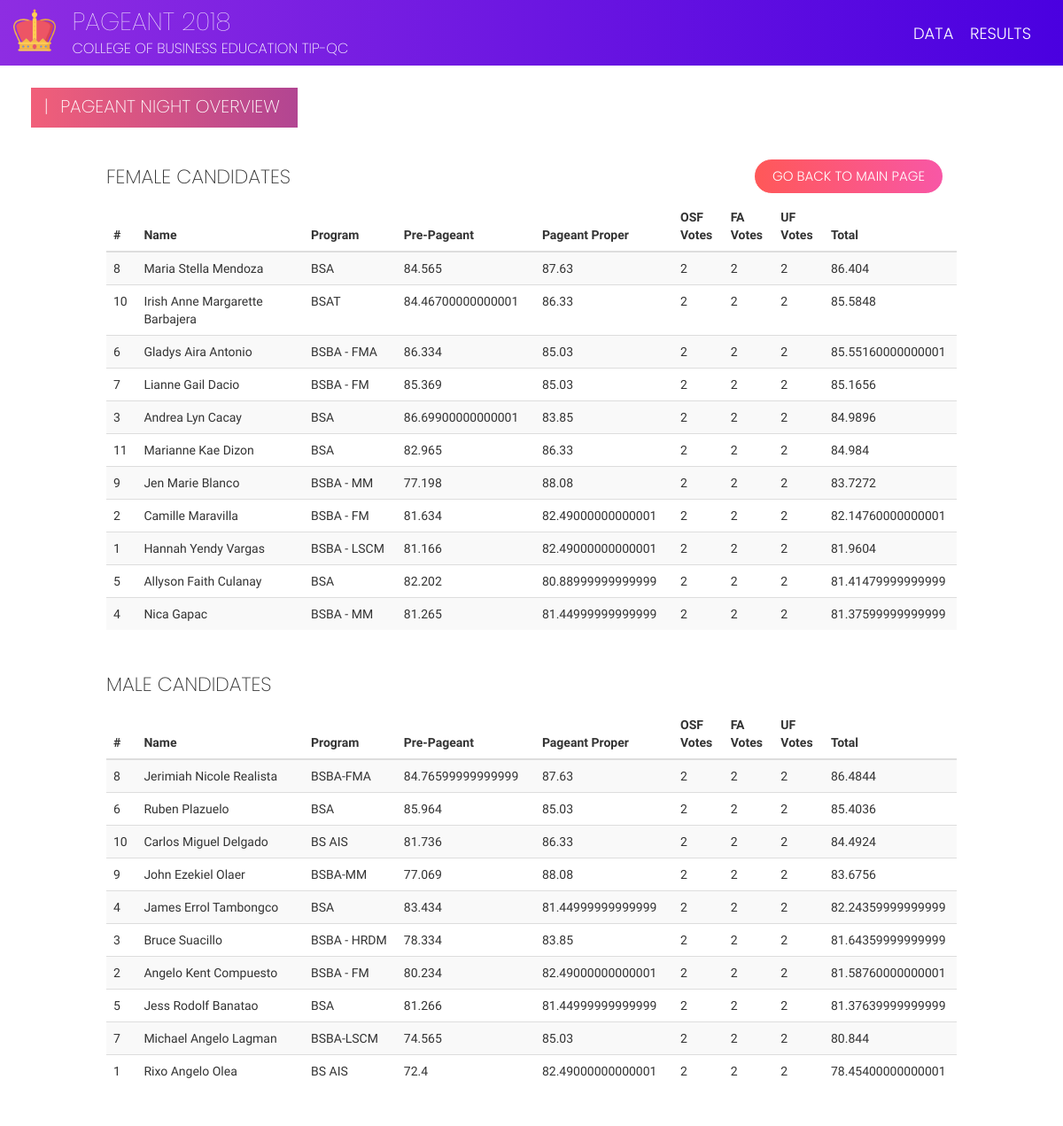
The app's page /candidates/pageant_night_overview/ (signed in) with its own data.
### candidates/models.py (models this page shows, shortened)
class PageantNight(models.Model):
    candidate = models.OneToOneField(Candidate, on_delete=models.CASCADE)
    pre_pageant = models.FloatField(validators=[MaxValueValidator(100), MinValueValidator(0)])
    pageant_proper = models.FloatField(validators=[MaxValueValidator(100), MinValueValidator(0)])
    total = models.FloatField(validators=[MaxValueValidator(100), MinValueValidator(0)])
    old_street_fashion_votes = models.IntegerField(default=0)
    uniform_votes = models.IntegerField(default=0)
    formal_attire_votes = models.IntegerField(default=0)

class Candidate(models.Model):
    idx = models.IntegerField(null=True)
    picture = models.ImageField(default="default.png")
    first_name = models.CharField(max_length=50)
    last_name = models.CharField(max_length=50)
    program = models.CharField(max_length=50)
    sex = models.CharField(max_length=8, choices=(('Male', 'Male'), ('Female', 'Female')))
    order = models.IntegerField(null=True)
    class Meta:
        ordering = ('idx', 'sex')

### candidates/views.py (the view)
# urls.py: path('pageant_night_overview/', views.pageant_night_overview, name='pageant_night_overview'),
@login_required(login_url='admin:login')
def pageant_night_overview(request):
    data = PageantNight.objects.all().order_by('-total')
    return render(request, 'candidates/pageant_night_overview.html', {'data': data})

### candidates/templates/candidates/pageant_night_overview.html
{% extends 'add.html' %}
{% load static %}
{% block form %}
<link href="{% static 'css/add.css' %}" rel="stylesheet"/>
<div class="page-label-box">
    <h2 class="page-label">|<span style="padding-right: 8px;">  </span>Pageant Night Overview</h2>
</div>
<a id="btn-transact" class="btn btn-x btn-t-x" href="{% url 'candidates:index' %}">Go Back To Main Page</a>
<div class="row" id="table-content">
    <h3 class="table-label-x">Female Candidates</h3>
    <table class="table table-striped">
        <thead>
        <tr>
            <th scope="col" style="width: 3%;">#</th>
            <th scope="col" style="width: 18%;">Name</th>
            <th scope="col" style="width: 10%;">Program</th>
            <th scope="col" style="width: 12%;">Pre-Pageant</th>
            <th scope="col" style="width: 12%;">Pageant Proper</th>
            <th scope="col" style="width: 5%;">OSF Votes</th>
            <th scope="col" style="width: 5%;">FA Votes</th>
            <th scope="col" style="width: 5%;">UF Votes</th>
            <th scope="col" style="width: 5%;">Total</th>
        </tr>
        </thead>
        <tbody>
        {% for each in data %}
        {% if each.candidate.sex == 'Female' %}
        <tr>
            <th scope="row">{{ each.candidate.idx }}</th>
            <td>{{ each.candidate.first_name }}<span> </span>{{ each.candidate.last_name }}</td>
            <td>{{ each.candidate.program }}</td>
            <td>{{ each.pre_pageant }}</td>
            <td>{{ each.pageant_proper }}</td>
            <td>{{ each.old_street_fashion_votes }}</td>
            <td>{{ each.uniform_votes }}</td>
            <td>{{ each.formal_attire_votes }}</td>
            <td>{{ each.total }}</td>
        </tr>
        {% endif %}
        {% endfor %}
        </tbody>
    </table>
    <h3 class="table-label-x table-label-male">Male Candidates</h3>
    <table class="table table-striped">
        <thead>
        <tr>
            <th scope="col" style="width: 3%;">#</th>
            <th scope="col" style="width: 18%;">Name</th>
            <th scope="col" style="width: 10%;">Program</th>
            <th scope="col" style="width: 12%;">Pre-Pageant</th>
            <th scope="col" style="width: 12%;">Pageant Proper</th>
            <th scope="col" style="width: 5%;">OSF Votes</th>
            <th scope="col" style="width: 5%;">FA Votes</th>
            <th scope="col" style="width: 5%;">UF Votes</th>
            <th scope="col" style="width: 5%;">Total</th>
        </tr>
        </thead>
        <tbody>
        {% for each in data %}
        {% if each.candidate.sex == 'Male' %}
        <tr>
            <th scope="row">{{ each.candidate.idx }}</th>
            <td>{{ each.candidate.first_name }}<span> </span>{{ each.candidate.last_name }}</td>
            <td>{{ each.candidate.program }}</td>
            <td>{{ each.pre_pageant }}</td>
            <td>{{ each.pageant_proper }}</td>
            <td>{{ each.old_street_fashion_votes }}</td>
            <td>{{ each.uniform_votes }}</td>
            <td>{{ each.formal_attire_votes }}</td>
            <td>{{ each.total }}</td>
        </tr>
        {% endif %}
        {% endfor %}
        </tbody>
    </table>
</div>
{% endblock %}

### staticfiles/css/base.css (style rules this page uses)
p, td, a, .btn-x { font-family: "Raleway", -apple-system, BlinkMacSystemFont, "Segoe UI", Roboto, "Helvetica Neue", Arial, sans-serif; font-weight: 300; }
.btn-x { text-transform: uppercase; border-radius: 0; }
table tbody tr th, table tbody tr td { font-size: 14px; font-weight: 400; }
h1, h2, h3, h4, h5, h6 { font-weight: 200; font-family: "Poppins", -apple-system, BlinkMacSystemFont, "Segoe UI", Roboto, "Helvetica Neue", Arial, sans-serif; }
.table-label-male { margin-top: 50px; }
.page-label { text-transform: uppercase; padding-left: 15px; margin-top: 10px; padding-right: 20px; font-size: 20px; font-weight: 200; color: white; }
.table-label-x { margin-bottom: 15px; text-transform: uppercase; font-size: 22px; }
.page-label-box { background: #B24592; background: -webkit-linear-gradient(to right, #F15F79, #B24592); background: linear-gradient(to right, #F15F79, #B24592); display: inline-block; margin-left: 20px; height: 45px; margin-top: 25px; }
body { font-family: "Raleway", -apple-system, BlinkMacSystemFont, "Segoe UI", Roboto, "Helvetica Neue", Arial, sans-serif; font-weight: 400; }
.btn-x { margin-top: 15px; margin-left: -15px; font-family: "Poppins", -apple-system, BlinkMacSystemFont, "Segoe UI", Roboto, "Helvetica Neue", Arial, sans-serif; font-weight: 300; font-size: 15px; padding-top: 8px; }
#btn-transact { background: #f857a6; background: -webkit-linear-gradient(to right, #ff5858, #f857a6); background: linear-gradient(to right, #ff5858, #f857a6); border-radius: 20px; border-color: white; color: white; height: 40px; padding-left: 20px; padding-right: 20px; }
.btn-t-x { float: right; margin-right: 10vw; margin-top: 105px; }

### staticfiles/css/add.css (style rules this page uses)
#table-content { width: 80vw; margin: 2vw auto; }

### records on screen
PageantNight: candidate.idx "8", candidate.first_name "Maria Stella", candidate.last_name "Mendoza", candidate.program "BSA", pre_pageant "84.565", pageant_proper "87.63", old_street_fashion_votes "2", uniform_votes "2", formal_attire_votes "2", total "86.404"
PageantNight: candidate.idx "10", candidate.first_name "Irish Anne Margarette", candidate.last_name "Barbajera", candidate.program "BSAT", pre_pageant "84.46700000000001", pageant_proper "86.33", old_street_fashion_votes "2", uniform_votes "2", formal_attire_votes "2", total "85.5848"
PageantNight: candidate.idx "6", candidate.first_name "Gladys Aira", candidate.last_name "Antonio", candidate.program "BSBA - FMA", pre_pageant "86.334", pageant_proper "85.03", old_street_fashion_votes "2", uniform_votes "2", formal_attire_votes "2", total "85.55160000000001"
PageantNight: candidate.idx "7", candidate.first_name "Lianne Gail", candidate.last_name "Dacio", candidate.program "BSBA - FM", pre_pageant "85.369", pageant_proper "85.03", old_street_fashion_votes "2", uniform_votes "2", formal_attire_votes "2", total "85.1656"
PageantNight: candidate.idx "3", candidate.first_name "Andrea Lyn", candidate.last_name "Cacay", candidate.program "BSA", pre_pageant "86.69900000000001", pageant_proper "83.85", old_street_fashion_votes "2", uniform_votes "2", formal_attire_votes "2", total "84.9896"
PageantNight: candidate.idx "11", candidate.first_name "Marianne Kae", candidate.last_name "Dizon", candidate.program "BSA", pre_pageant "82.965", pageant_proper "86.33", old_street_fashion_votes "2", uniform_votes "2", formal_attire_votes "2", total "84.984"
PageantNight: candidate.idx "9", candidate.first_name "Jen Marie", candidate.last_name "Blanco", candidate.program "BSBA - MM", pre_pageant "77.198", pageant_proper "88.08", old_street_fashion_votes "2", uniform_votes "2", formal_attire_votes "2", total "83.7272"
PageantNight: candidate.idx "2", candidate.first_name "Camille", candidate.last_name "Maravilla", candidate.program "BSBA - FM", pre_pageant "81.634", pageant_proper "82.49000000000001", old_street_fashion_votes "2", uniform_votes "2", formal_attire_votes "2", total "82.14760000000001"
PageantNight: candidate.idx "1", candidate.first_name "Hannah Yendy", candidate.last_name "Vargas", candidate.program "BSBA - LSCM", pre_pageant "81.166", pageant_proper "82.49000000000001", old_street_fashion_votes "2", uniform_votes "2", formal_attire_votes "2", total "81.9604"
PageantNight: candidate.idx "5", candidate.first_name "Allyson Faith", candidate.last_name "Culanay", candidate.program "BSA", pre_pageant "82.202", pageant_proper "80.88999999999999", old_street_fashion_votes "2", uniform_votes "2", formal_attire_votes "2", total "81.41479999999999"
PageantNight: candidate.idx "4", candidate.first_name "Nica", candidate.last_name "Gapac", candidate.program "BSBA - MM", pre_pageant "81.265", pageant_proper "81.44999999999999", old_street_fashion_votes "2", uniform_votes "2", formal_attire_votes "2", total "81.37599999999999"
PageantNight: candidate.idx "8", candidate.first_name "Jerimiah Nicole", candidate.last_name "Realista", candidate.program "BSBA-FMA", pre_pageant "84.76599999999999", pageant_proper "87.63", old_street_fashion_votes "2", uniform_votes "2", formal_attire_votes "2", total "86.4844"
PageantNight: candidate.idx "6", candidate.first_name "Ruben", candidate.last_name "Plazuelo", candidate.program "BSA", pre_pageant "85.964", pageant_proper "85.03", old_street_fashion_votes "2", uniform_votes "2", formal_attire_votes "2", total "85.4036"
PageantNight: candidate.idx "10", candidate.first_name "Carlos Miguel", candidate.last_name "Delgado", candidate.program "BS AIS", pre_pageant "81.736", pageant_proper "86.33", old_street_fashion_votes "2", uniform_votes "2", formal_attire_votes "2", total "84.4924"
PageantNight: candidate.idx "9", candidate.first_name "John Ezekiel", candidate.last_name "Olaer", candidate.program "BSBA-MM", pre_pageant "77.069", pageant_proper "88.08", old_street_fashion_votes "2", uniform_votes "2", formal_attire_votes "2", total "83.6756"
PageantNight: candidate.idx "4", candidate.first_name "James Errol", candidate.last_name "Tambongco", candidate.program "BSA", pre_pageant "83.434", pageant_proper "81.44999999999999", old_street_fashion_votes "2", uniform_votes "2", formal_attire_votes "2", total "82.24359999999999"
PageantNight: candidate.idx "3", candidate.first_name "Bruce", candidate.last_name "Suacillo", candidate.program "BSBA - HRDM", pre_pageant "78.334", pageant_proper "83.85", old_street_fashion_votes "2", uniform_votes "2", formal_attire_votes "2", total "81.64359999999999"
PageantNight: candidate.idx "2", candidate.first_name "Angelo Kent", candidate.last_name "Compuesto", candidate.program "BSBA - FM", pre_pageant "80.234", pageant_proper "82.49000000000001", old_street_fashion_votes "2", uniform_votes "2", formal_attire_votes "2", total "81.58760000000001"
PageantNight: candidate.idx "5", candidate.first_name "Jess Rodolf", candidate.last_name "Banatao", candidate.program "BSA", pre_pageant "81.266", pageant_proper "81.44999999999999", old_street_fashion_votes "2", uniform_votes "2", formal_attire_votes "2", total "81.37639999999999"
PageantNight: candidate.idx "7", candidate.first_name "Michael Angelo", candidate.last_name "Lagman", candidate.program "BSBA-LSCM", pre_pageant "74.565", pageant_proper "85.03", old_street_fashion_votes "2", uniform_votes "2", formal_attire_votes "2", total "80.844"
PageantNight: candidate.idx "1", candidate.first_name "Rixo Angelo", candidate.last_name "Olea", candidate.program "BS AIS", pre_pageant "72.4", pageant_proper "82.49000000000001", old_street_fashion_votes "2", uniform_votes "2", formal_attire_votes "2", total "78.45400000000001"
